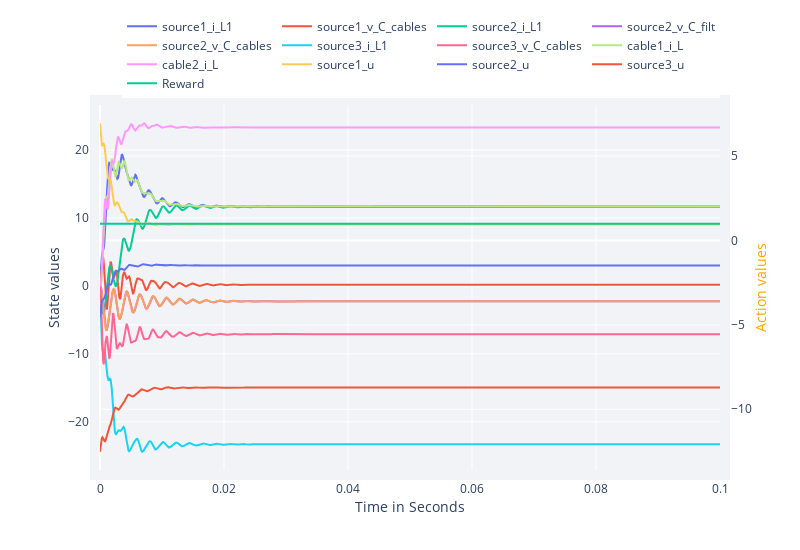

The notebook cell this image was saved under:
### Markdown cell above
After the training, the `Simulate()` function is used to run a test epiode without action noise and the state to be controlled ($i_\mathrm{L1}$) is plotted:

### Code cell
hook = DataHook(collect_state_ids = env.state_ids,
                collect_action_ids = env.action_ids)

hook = Simulate(controllers, env, hook=hook)


RenderHookResults(hook = hook,
                    states_to_plot  = env.state_ids,
                    actions_to_plot = env.action_ids,
                    plot_reward=true)

### Figure 1 — Plotly figure (JSON) as saved in the notebook; plotly's stock layout.template omitted (floating-point values rounded to 4 significant figures; data arrays with more than 128 entries replaced by an {"elided": "..."} marker saying what was removed)
{"data": [{"mode": "lines", "name": "source1_i_L1", "type": "scatter", "x": {"elided": "1001 float values"}, "y": {"elided": "1001 float values"}}, {"mode": "lines", "name": "source1_v_C_cables", "type": "scatter", "x": {"elided": "1001 float values"}, "y": {"elided": "1001 float values"}}, {"mode": "lines", "name": "source2_i_L1", "type": "scatter", "x": {"elided": "1001 float values"}, "y": {"elided": "1001 float values"}}, {"mode": "lines", "name": "source2_v_C_filt", "type": "scatter", "x": {"elided": "1001 float values"}, "y": {"elided": "1001 float values"}}, {"mode": "lines", "name": "source2_v_C_cables", "type": "scatter", "x": {"elided": "1001 float values"}, "y": {"elided": "1001 float values"}}, {"mode": "lines", "name": "source3_i_L1", "type": "scatter", "x": {"elided": "1001 float values"}, "y": {"elided": "1001 float values"}}, {"mode": "lines", "name": "source3_v_C_cables", "type": "scatter", "x": {"elided": "1001 float values"}, "y": {"elided": "1001 float values"}}, {"mode": "lines", "name": "cable1_i_L", "type": "scatter", "x": {"elided": "1001 float values"}, "y": {"elided": "1001 float values"}}, {"mode": "lines", "name": "cable2_i_L", "type": "scatter", "x": {"elided": "1001 float values"}, "y": {"elided": "1001 float values"}}, {"mode": "lines", "name": "source1_u", "type": "scatter", "x": {"elided": "1001 float values"}, "y": {"elided": "1001 float values"}, "yaxis": "y2"}, {"mode": "lines", "name": "source2_u", "type": "scatter", "x": {"elided": "1001 float values"}, "y": {"elided": "1001 float values"}, "yaxis": "y2"}, {"mode": "lines", "name": "source3_u", "type": "scatter", "x": {"elided": "1001 float values"}, "y": {"elided": "1001 float values"}, "yaxis": "y2"}, {"mode": "lines", "name": "Reward", "type": "scatter", "x": {"elided": "1001 float values"}, "y": {"elided": "1001 int values"}, "yaxis": "y2"}], "layout": {"height": 550, "legend": {"orientation": "h", "x": 1, "xanchor": "right", "y": 1.02, "yanchor": "bottom"}, "margin": {"b": 80, "l": 100, "pad": 10, "r": 80, "t": 100}, "plot_bgcolor": "#f1f3f7", "width": 800, "xaxis": {"title": {"text": "Time in Seconds"}}, "yaxis": {"title": {"text": "State values"}}, "yaxis2": {"overlaying": "y", "side": "right", "title": "Action values", "titlefont": {"color": "orange"}}}}
